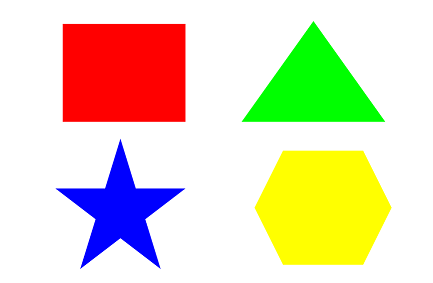
#> input picture week15/images/shape.PNG, 433 x 283 px, found by its file name
$ python corner_detection.py
#> lines starting #> are read from the running program, lines starting #| are printed output that depends on the picture; after the words box and inside, x2 and y2 are one past the last pixel; in counts of white or black regions, pixels touching at a corner belong together
import cv2
import numpy

ogImg = cv2.imread("R://workspace//image-processing-python-POEY//week15//images//shape.PNG", 1)
#> ogImg is the input picture: shape (283, 433, 3); mean B, G, R 189.1, 218.5, 228.4

ogImgGrey = cv2.cvtColor(ogImg, cv2.COLOR_BGR2GRAY)
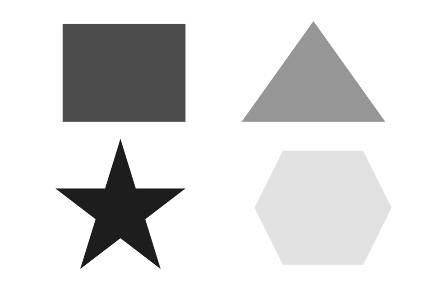
#> ogImgGrey: shape (283, 433); min 29, max 255, mean 218.1

corner = cv2.goodFeaturesToTrack(ogImgGrey, 0, 0.005, 30)
#> corner = 23 rows, first 8: [159, 267], [120, 239], [63, 24], [81, 267], [184, 188], [146, 219], [56, 188], [136, 187]
corner = numpy.int0(corner)

for i in corner:
    x, y = i.ravel()
    cv2.circle(ogImg, (x, y), 3, (0, 0, 0), -1)
#> this loop made 23 passes
#> (x, y) on passes 1 to 12: (159, 267), (120, 239), (63, 24), (81, 267), (184, 188), (146, 219), (56, 188), (136, 187), (104, 187), (184, 24), (63, 121), (184, 120)
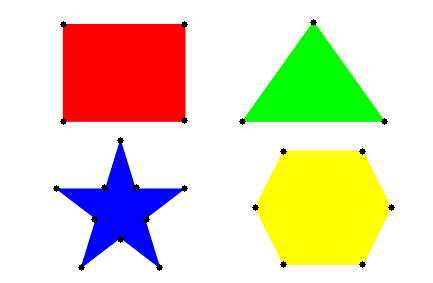
#> ogImg: shape (283, 433, 3); 0.54% of pixels changed, all inside (x1, y1, x2, y2) = (53, 19, 395, 271)

cv2.imwrite("R://workspace//image-processing-python-POEY//week15//images//shapeCornerDetected.png", ogImg)
cv2.imshow("OG", ogImg)
cv2.waitKey(0)
cv2.destroyAllWindows()
